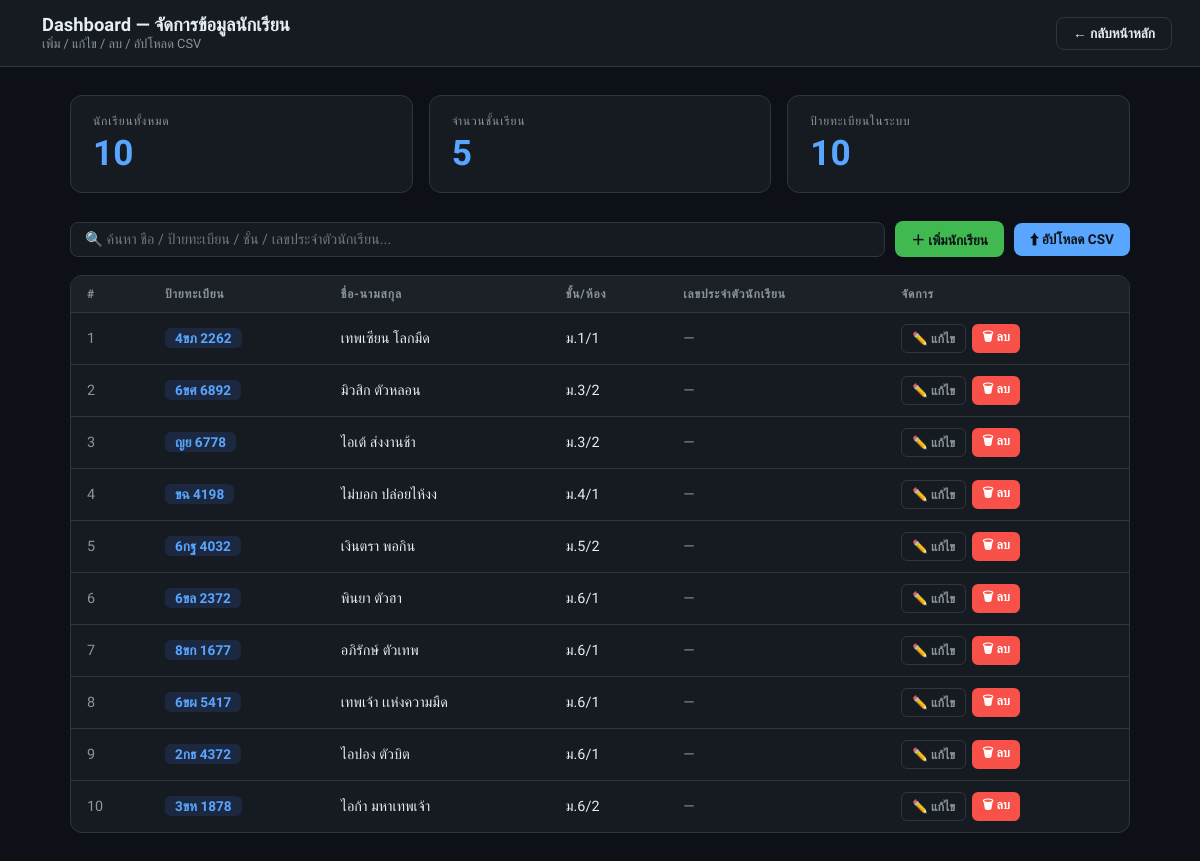
/dashboard, run on the app's committed database.
### tables this page shows
CREATE TABLE students (
                id            INTEGER PRIMARY KEY AUTOINCREMENT,
                license_plate TEXT    NOT NULL UNIQUE,
                first_name    TEXT    NOT NULL,
                last_name     TEXT    NOT NULL,
                club          TEXT    DEFAULT '',
                grade         TEXT    NOT NULL,
                room          TEXT    NOT NULL,
                created_at    TEXT    DEFAULT (datetime('now','localtime'))
            );

### app.py (the view)
@app.route("/dashboard")
def dashboard():
    students = db_all_students()
    grades   = len(set(s["grade"] for s in students))
    return render_template("dashboard.html", students=students,
                           total=len(students), grades=grades)

### app.py (called while the page is built)
def get_db():
    conn = sqlite3.connect(DB_PATH)
    conn.row_factory = sqlite3.Row
    return conn

def db_all_students():
    with get_db() as conn:
        rows = conn.execute(
            "SELECT * FROM students ORDER BY grade, room, first_name"
        ).fetchall()
    return [dict(r) for r in rows]

### templates/Dashboard.html (shortened to what this page needs)
<!DOCTYPE html><html lang="th"><head>
</head><body>
<header>
  <div><h1>Dashboard — จัดการข้อมูลนักเรียน</h1>
  <p>เพิ่ม / แก้ไข / ลบ / อัปโหลด CSV</p></div>
  <div class="hright"><a href="/" class="btn-back">← กลับหน้าหลัก</a></div>
</header>
<div class="container">
  <div class="stats">
    <div class="stat-card">
      <div class="stat-label">นักเรียนทั้งหมด</div>
      <div class="stat-val">{{total}}</div>
    </div>
    <div class="stat-card">
      <div class="stat-label">จำนวนชั้นเรียน</div>
      <div class="stat-val">{{grades}}</div>
    </div>
    <div class="stat-card">
      <div class="stat-label">ป้ายทะเบียนในระบบ</div>
      <div class="stat-val">{{total}}</div>
    </div>
  </div>
  <div class="toolbar">
    <input class="search-box" id="searchBox"
           placeholder="🔍 ค้นหา ชื่อ / ป้ายทะเบียน / ชั้น / เลขประจำตัวนักเรียน..."
           oninput="filterTable()">
    <button class="btn btn-success" onclick="openAdd()">＋ เพิ่มนักเรียน</button>
    <button class="btn btn-primary"
            onclick="document.getElementById('csvOverlay').classList.add('open')">
      ⬆ อัปโหลด CSV
    </button>
  </div>
  <div class="table-wrap">
    <table id="tbl">
      <thead><tr>
        <th>#</th><th>ป้ายทะเบียน</th><th>ชื่อ-นามสกุล</th>
        <th>ชั้น/ห้อง</th><th>เลขประจำตัวนักเรียน</th><th>จัดการ</th>
      </tr></thead>
      <tbody>
      {% for s in students %}
      <tr>
        <td style="color:var(--muted)">{{loop.index}}</td>
        <td><span class="plate-chip">{{s.license_plate}}</span></td>
        <td>{{s.first_name}} {{s.last_name}}</td>
        <td>ม.{{s.grade}}/{{s.room}}</td>
        <td style="color:var(--muted)">{{s.club or '—'}}</td>
        <td><div class="action-btns">
          <button class="btn btn-ghost btn-sm"
            onclick="openEdit({{s.id}},'{{s.license_plate}}','{{s.first_name}}',
            '{{s.last_name}}','{{s.club}}','{{s.grade}}','{{s.room}}')">
            ✏️ แก้ไข</button>
          <button class="btn btn-danger btn-sm"
            onclick="confirmDelete({{s.id}},'{{s.license_plate}}')">
            🗑 ลบ</button>
        </div></td>
      </tr>
      {% else %}
      <tr><td colspan="6" class="empty-td">ยังไม่มีข้อมูลนักเรียน<br>
        กด "เพิ่มนักเรียน" หรืออัปโหลด CSV เพื่อเริ่มต้น</td></tr>
      {% endfor %}
      </tbody>
    </table>
  </div>
</div>
</body></html>

### templates/Dashboard.html (style rules this page uses)
:root { --bg:#0d1117;--surface:#161b22;--border:#30363d;--accent:#58a6ff; --green:#3fb950;--orange:#f0883e;--red:#f85149;--text:#e6edf3;--muted:#8b949e; }
* { box-sizing:border-box;margin:0;padding:0; }
body { background:var(--bg);color:var(--text);font-family:'Sarabun',sans-serif;min-height:100vh; }
header { background:var(--surface);border-bottom:1px solid var(--border); padding:14px 28px;display:flex;align-items:center;gap:14px; }
header h1 { font-size:1.15rem;font-weight:700; }
header p { font-size:.8rem;color:var(--muted); }
.hright { margin-left:auto; }
a.btn-back { background:none;border:1px solid var(--border);color:var(--text); padding:7px 16px;border-radius:8px;font-size:.85rem;font-weight:600; font-family:'Sarabun',sans-serif;cursor:pointer;text-decoration:none; display:inline-block; }
.btn { display:inline-flex;align-items:center;gap:5px;padding:8px 16px; border-radius:8px;font-size:.85rem;font-weight:600;font-family:'Sarabun',sans-serif; cursor:pointer;border:none;transition:opacity .2s;text-decoration:none; }
.btn-success { background:var(--green);color:#0d1117; }
.btn-primary { background:var(--accent);color:#0d1117; }
.btn-danger { background:var(--red);color:#fff; }
.btn-ghost { background:none;border:1px solid var(--border);color:var(--muted); }
.btn-sm { padding:4px 10px;font-size:.78rem;border-radius:6px; }
.container { max-width:1100px;margin:0 auto;padding:28px 20px; }
.stats { display:grid;grid-template-columns:repeat(3,1fr);gap:16px;margin-bottom:28px; }
.stat-card { background:var(--surface);border:1px solid var(--border); border-radius:12px;padding:18px 22px; }
.stat-label { font-size:.75rem;color:var(--muted);text-transform:uppercase;letter-spacing:.07em; }
.stat-val { font-size:2.2rem;font-weight:700;color:var(--accent);margin-top:4px; }
.toolbar { display:flex;gap:10px;margin-bottom:18px;flex-wrap:wrap;align-items:center; }
.search-box { flex:1;min-width:200px;background:var(--surface);border:1px solid var(--border); border-radius:8px;padding:8px 14px;color:var(--text);font-size:.9rem; font-family:'Sarabun',sans-serif; }
.table-wrap { background:var(--surface);border:1px solid var(--border); border-radius:12px;overflow:hidden; }
table { width:100%;border-collapse:collapse;font-size:.9rem; }
thead { background:#1c2128; }
th { padding:11px 16px;text-align:left;font-size:.75rem;text-transform:uppercase; letter-spacing:.07em;color:var(--muted);font-weight:600; }
td { padding:11px 16px;border-top:1px solid var(--border); }
.plate-chip { background:#1c2840;color:var(--accent);padding:2px 10px; border-radius:6px;font-weight:700;font-size:.85rem; }
.action-btns { display:flex;gap:6px; }

### data on the page
students: license_plate "4ขภ 2262", first_name "เทพเซียน", last_name "โลกมืด", grade "1", room "1", club "—"
students: license_plate "6ขศ 6892", first_name "มิวสิก", last_name "ตัวหลอน", grade "3", room "2", club "—"
students: license_plate "ญย 6778", first_name "ไอเต้", last_name "ส่งงานช้า", grade "3", room "2", club "—"
students: license_plate "ขฉ 4198", first_name "ไม่บอก", last_name "ปล่อยไห้งง", grade "4", room "1", club "—"
students: license_plate "6กฐ 4032", first_name "เงินตรา", last_name "พอกิน", grade "5", room "2", club "—"
students: license_plate "6ขล 2372", first_name "พินยา", last_name "ตัวฮา", grade "6", room "1", club "—"
students: license_plate "8ขก 1677", first_name "อภิรักษ์", last_name "ตัวเทพ", grade "6", room "1", club "—"
students: license_plate "6ขผ 5417", first_name "เทพเจ้า", last_name "เเห่งความมืด", grade "6", room "1", club "—"
students: license_plate "2กธ 4372", first_name "ไอปอง", last_name "ตัวบิต", grade "6", room "1", club "—"
students: license_plate "3ขห 1878", first_name "ไอก้า", last_name "มหาเทพเจ้า", grade "6", room "2", club "—"

### other printed values
{{ total }} "10"
{{ grades }} "5"
